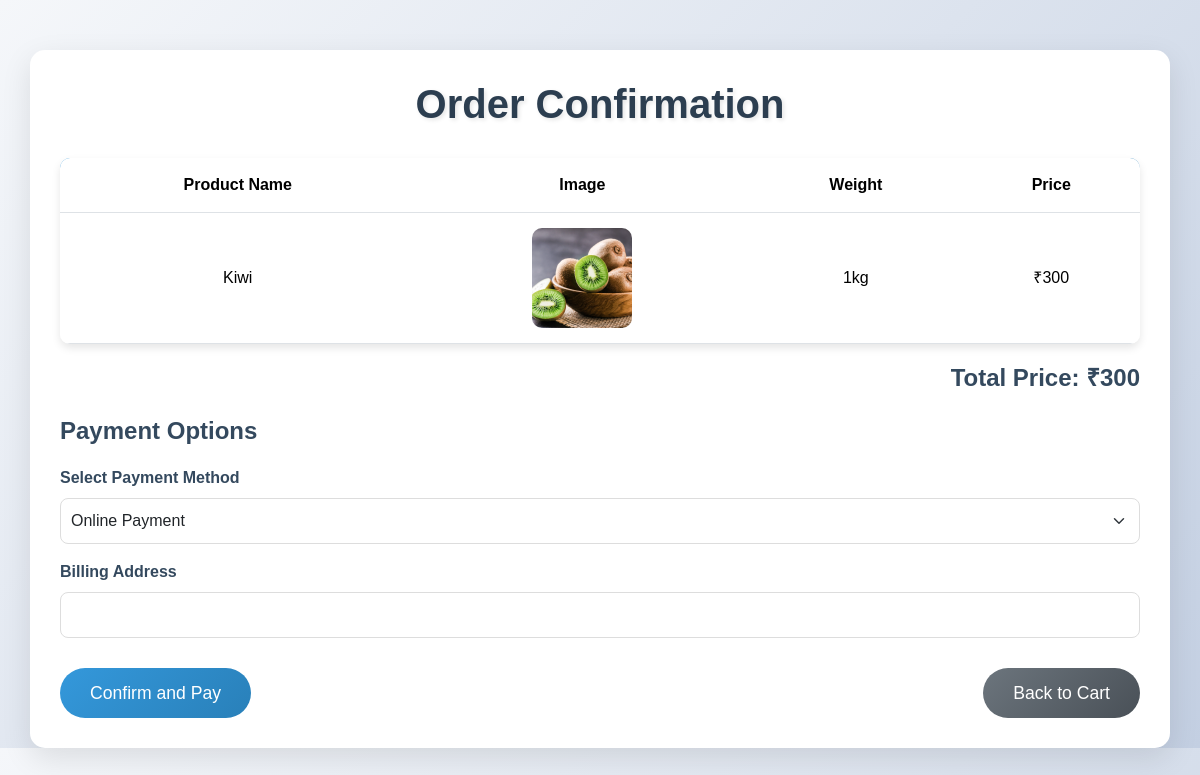
/buy-now/1/, run on the app's committed database.
### app/models.py (models this page shows)
class Weight(models.Model):
     product=models.ForeignKey(Product,on_delete=models.CASCADE)
     price=models.IntegerField()
     offer_price=models.IntegerField()
     product_weight=models.TextField()
     stock=models.IntegerField()

class Product(models.Model):
     pid=models.TextField()
     name=models.TextField()
     disc=models.TextField()
     img=models.FileField()
     cat_id=models.ForeignKey(Category,on_delete=models.CASCADE)

### app/views.py (the view, shortened to what this page needs)
# urls.py: path('buy-now/<int:wid>/', views.buy_now, name='buy_now'),
def buy_now(req, wid):
    weight = Weight.objects.get(pk=wid)
    total_price = weight.offer_price
    return render(req, 'user/buynow.html', {'weight': weight, 'total_price': total_price})

### templates/user/buynow.html (shortened to what this page needs)
<!DOCTYPE html>
<html lang="en">
<head>
    <link href="https://cdn.jsdelivr.net/npm/bootstrap@5.3.3/dist/css/bootstrap.min.css" rel="stylesheet">
</head>
<body>
    <div class="container">
        <h1>Order Confirmation</h1>
        <table class="table">
            <thead>
                <tr>
                    <th>Product Name</th>
                    <th>Image</th>
                    <th>Weight</th>
                    <th>Price</th>
                </tr>
            </thead>
            <tbody>
                <tr>
                    <td>{{ weight.product.name }}</td>
                    <td><img src="{{ weight.product.img.url }}" alt="{{ weight.product.name }}"></td>
                    <td>{{ weight.product_weight }}</td>
                    <td>₹{{ weight.offer_price }}</td>
                </tr>
            </tbody>
        </table>
        <div class="total-price">
            <h4>Total Price: ₹{{ total_price }}</h4>
        </div>
        <div class="mt-4">
            <h4>Payment Options</h4>
            <form method="POST" action="">
                <div class="mb-3">
                    <label for="payment_method" class="form-label">Select Payment Method</label>
                    <select class="form-select" id="payment_method" name="payment_method" required>
                        <option value="credit_card">Online Payment</option>
                    </select>
                </div>
                <div class="mb-3">
                    <label for="billing_address" class="form-label">Billing Address</label>
                    <input type="text" class="form-control" id="billing_address" name="billing_address" required>
                </div>
                <div class="d-flex justify-content-between">
                    <button type="submit" class="btn btn-primary">Confirm and Pay</button>
                    <a href="{% url 'cart_page' %}" class="btn btn-secondary">Back to Cart</a>
                </div>
            </form>
        </div>
    </div>
</body>
</html>

### templates/user/buynow.html (style rules this page uses)
body { background: linear-gradient(135deg, #f5f7fa, #c3cfe2); font-family: 'Poppins', sans-serif; }
.container { background-color: #fff; padding: 30px; border-radius: 15px; box-shadow: 0 10px 30px rgba(0, 0, 0, 0.1); margin-top: 50px; }
h1 { font-size: 2.5rem; font-weight: bold; color: #2c3e50; text-align: center; margin-bottom: 30px; text-shadow: 2px 2px 4px rgba(0, 0, 0, 0.1); }
h4 { font-size: 1.5rem; font-weight: bold; color: #34495e; margin-bottom: 20px; }
.table { width: 100%; border-collapse: separate; border-spacing: 0; border-radius: 10px; overflow: hidden; box-shadow: 0 4px 8px rgba(0, 0, 0, 0.1); }
.table thead { background: linear-gradient(135deg, #3498db, #2980b9); color: #fff; }
.table th, .table td { padding: 15px; text-align: center; vertical-align: middle; }
.table tbody tr { transition: background-color 0.3s ease; }
.table img { width: 100px; height: 100px; border-radius: 10px; object-fit: cover; }
.total-price { font-size: 1.5rem; font-weight: bold; color: #e74c3c; text-align: right; margin-top: 20px; }
.form-label { font-weight: bold; color: #34495e; }
.form-select, .form-control { border-radius: 8px; border: 1px solid #ddd; padding: 10px; font-size: 1rem; transition: border-color 0.3s ease, box-shadow 0.3s ease; }
.btn-primary { background: linear-gradient(135deg, #3498db, #2980b9); border: none; padding: 12px 30px; font-size: 1.1rem; border-radius: 25px; transition: transform 0.3s ease, box-shadow 0.3s ease; }
.btn-secondary { background: linear-gradient(135deg, #6c757d, #495057); border: none; padding: 12px 30px; font-size: 1.1rem; border-radius: 25px; transition: transform 0.3s ease, box-shadow 0.3s ease; }
.d-flex.justify-content-between { margin-top: 30px; }

### data on the page
Weight: product.name "Kiwi", product.img (picture), product_weight "1kg", offer_price "300"

### other printed values
{{ total_price }} "300"
